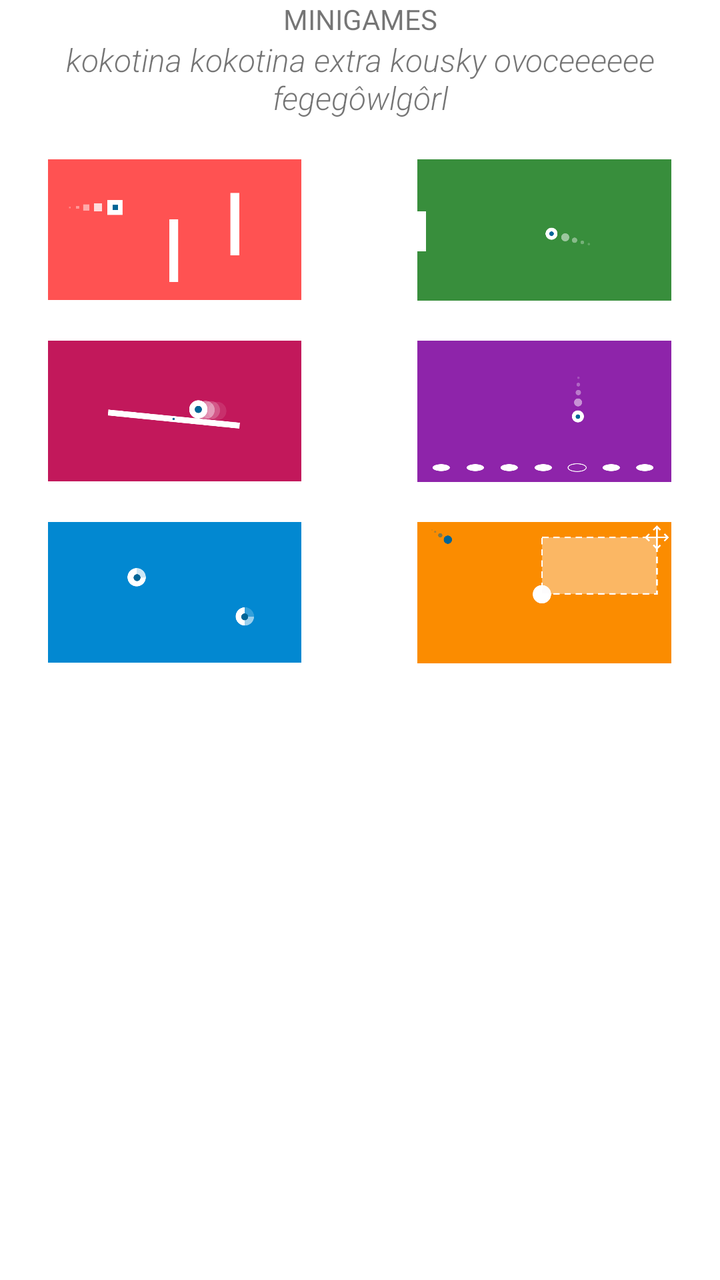
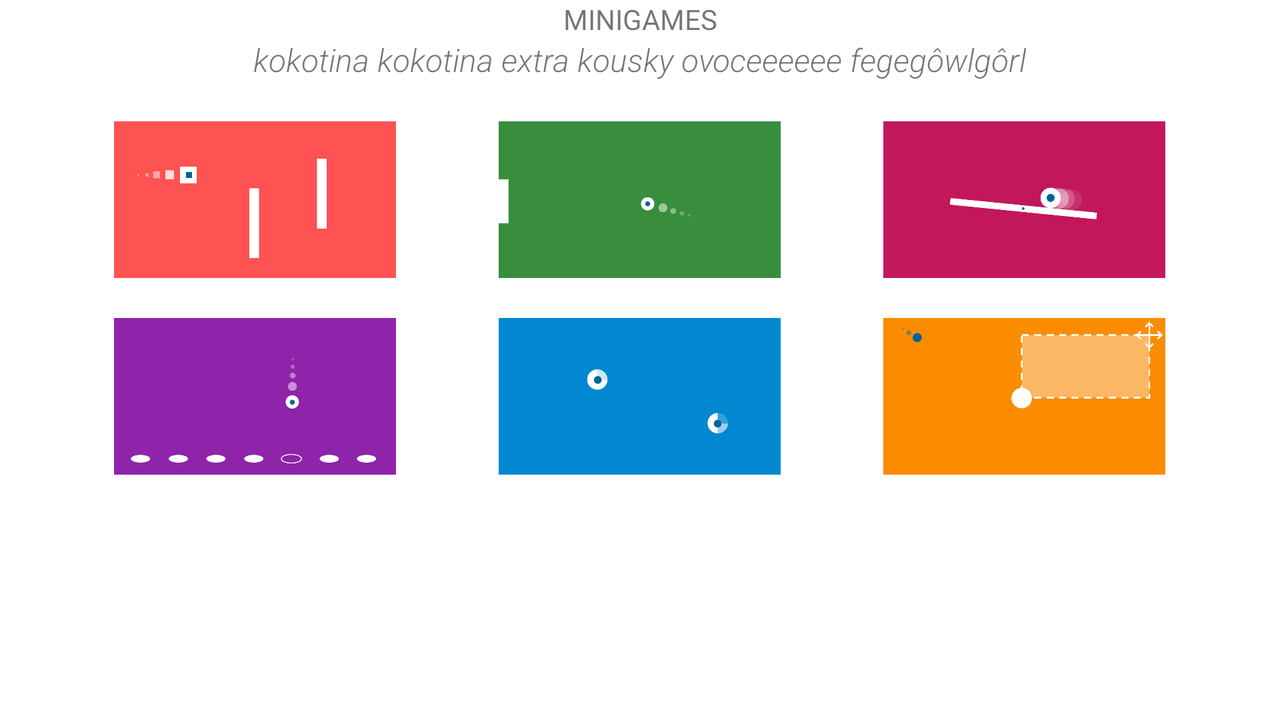

One screen, two layout resources from the same app: the default and the repository's alternative for another configuration. Each is rendered where Android would select it; the XML of both is given below.
<!-- AndroidManifest.xml: fallback theme Theme.MaterialComponents.DayNight.NoActionBar -->
<!-- res/layout/cust_minigames_layout.xml -->
<?xml version="1.0" encoding="utf-8"?>
<ScrollView
    xmlns:android="http://schemas.android.com/apk/res/android"
    xmlns:tools="http://schemas.android.com/tools"
    android:id="@+id/customize_minigames_scroll_container"
    android:layout_width="match_parent"
    android:layout_height="match_parent">

  <LinearLayout
      android:id="@+id/customize_minigames_container"
      android:layout_width="match_parent"
      android:layout_height="wrap_content"
      android:orientation="vertical"
      android:gravity="center_horizontal"
      >

    <TextView
        android:id="@+id/header"
        style="@style/TextView.Header"
        tools:text="MINIGAMES"
        android:text="@string/cc_minigames_tab_name"
        android:layout_gravity="center_horizontal"
        android:gravity="center_horizontal"
        android:layout_width="match_parent"
        android:layout_height="wrap_content"
        />

    <TextView
        android:id="@+id/text"
        android:text="@string/cc_minigames_tab_text"
        tools:text="kokotina kokotina extra kousky ovoceeeeee fegegôwlgôrl"
        android:paddingLeft="@dimen/list_item_achievements_paddingHorizontal_small"
        android:paddingRight="@dimen/list_item_achievements_paddingHorizontal_small"
        android:paddingBottom="@dimen/list_item_achievements_paddingHorizontal_small"
        android:gravity="center_horizontal"
        android:layout_width="wrap_content"
        android:layout_height="wrap_content"
        android:fontFamily="sans-serif-light"
        android:textStyle="italic"
        android:textSize="@dimen/list_item_achievements_row2_textSize"
        />

    <LinearLayout
        android:layout_width="match_parent"
        android:layout_height="wrap_content"
        android:orientation="horizontal">

      <View
          android:layout_width="0dp"
          android:layout_height="wrap_content"
          android:layout_weight="1"
          />

      <ImageView
          android:id="@+id/bird"
          tools:src="@drawable/icon_minigame_bird"
          android:layout_width="0dp"
          android:layout_height="wrap_content"
          android:layout_margin="10dp"
          android:layout_weight="9"
          android:scaleType="fitXY"
          android:adjustViewBounds="true"
          />

      <View
          android:layout_width="10dp"
          android:layout_height="wrap_content"
          android:layout_weight="2"
          />

      <ImageView
          android:id="@+id/bouncer"
          tools:src="@drawable/icon_minigame_bouncer"
          android:layout_width="0dp"
          android:layout_height="wrap_content"
          android:layout_margin="10dp"
          android:layout_weight="9"
          android:scaleType="fitXY"
          android:adjustViewBounds="true"
          />

      <View
          android:layout_width="0dp"
          android:layout_height="wrap_content"
          android:layout_weight="1"
          />

    </LinearLayout>

    <LinearLayout
        android:layout_width="match_parent"
        android:layout_height="wrap_content"
        android:orientation="horizontal">

      <View
          android:layout_width="0dp"
          android:layout_height="wrap_content"
          android:layout_weight="1"
          />

          
      <ImageView
          android:id="@+id/balance"
          android:layout_width="0dp"
          tools:src="@drawable/icon_minigame_balance"
          android:layout_height="wrap_content"
          android:layout_margin="10dp"
          android:layout_weight="9"
          android:scaleType="fitXY"
          android:adjustViewBounds="true"
          />

      <View
          android:layout_width="10dp"
          android:layout_height="wrap_content"
          android:layout_weight="2"
          />

      <ImageView
          android:id="@+id/catcher"
          tools:src="@drawable/icon_minigame_catcher"
          android:layout_width="0dp"
          android:layout_height="wrap_content"
          android:layout_margin="10dp"
          android:layout_weight="9"
          android:scaleType="fitXY"
          android:adjustViewBounds="true"
          />

      <View
          android:layout_width="0dp"
          android:layout_height="wrap_content"
          android:layout_weight="1"
          />
    </LinearLayout>

    <LinearLayout
        android:layout_width="match_parent"
        android:layout_height="wrap_content"
        android:orientation="horizontal">

      <View
          android:layout_width="0dp"
          android:layout_height="wrap_content"
          android:layout_weight="1"
          />

      <ImageView
          android:id="@+id/gatherer"
          tools:src="@drawable/icon_minigame_gatherer"
          android:layout_height="wrap_content"
          android:layout_width="0dp"
          android:layout_margin="10dp"
          android:layout_weight="9"
          android:scaleType="fitXY"
          android:adjustViewBounds="true"
          />

      <View
          android:layout_width="10dp"
          android:layout_height="wrap_content"
          android:layout_weight="2"
          />

      <ImageView
          android:id="@+id/invader"
          tools:src="@drawable/icon_minigame_invader"
          android:layout_height="wrap_content"
          android:layout_width="0dp"
          android:layout_margin="10dp"
          android:layout_weight="9"
          android:scaleType="fitXY"
          android:adjustViewBounds="true"
          />

      <View
          android:layout_width="0dp"
          android:layout_height="wrap_content"
          android:layout_weight="1"
          />
    </LinearLayout>

  </LinearLayout>
</ScrollView>
<!-- resources referenced by this layout -->
<resources>
  <dimen name="list_item_achievements_paddingHorizontal_small">10dp</dimen>
  <dimen name="list_item_achievements_row2_textSize">16sp</dimen>
  <!-- drawable icon_minigame_balance: png bitmap (drawable-nodpi, 5237 bytes) -->
  <!-- drawable icon_minigame_bird: png bitmap (drawable-nodpi, 1923 bytes) -->
  <!-- drawable icon_minigame_bouncer: png bitmap (drawable, 2805 bytes) -->
  <!-- drawable icon_minigame_catcher: png bitmap (drawable-nodpi, 4283 bytes) -->
  <!-- drawable icon_minigame_gatherer: png bitmap (drawable, 3774 bytes) -->
  <!-- drawable icon_minigame_invader: png bitmap (drawable-nodpi, 4168 bytes) -->
  <string name="cc_minigames_tab_name">MINIGAMES</string>
  <string name="cc_minigames_tab_text">Choose favorite games from your gods</string>
</resources>
<!-- res/layout-land/cust_minigames_layout.xml (the repository's variant of the layout above) -->
<!-- drawn on the phone turned sideways -->
<?xml version="1.0" encoding="utf-8"?>
<ScrollView
    xmlns:android="http://schemas.android.com/apk/res/android"
    xmlns:tools="http://schemas.android.com/tools"
    android:id="@+id/customize_minigames_scroll_container"
    android:layout_width="match_parent"
    android:layout_height="match_parent">

  <LinearLayout
      android:id="@+id/customize_minigames_container"
      android:layout_width="match_parent"
      android:layout_height="wrap_content"
      android:orientation="vertical"
      android:gravity="center_horizontal"
      >

    <TextView
        android:id="@+id/header"
        style="@style/TextView.Header"
        tools:text="MINIGAMES"
        android:text="@string/cc_minigames_tab_name"
        android:layout_gravity="center_horizontal"
        android:gravity="center_horizontal"
        android:layout_width="match_parent"
        android:layout_height="wrap_content"
        />

    <TextView
        android:id="@+id/text"
        android:text="@string/cc_minigames_tab_text"
        tools:text="kokotina kokotina extra kousky ovoceeeeee fegegôwlgôrl"
        android:gravity="center_horizontal"
        android:layout_width="wrap_content"
        android:layout_height="wrap_content"
        android:paddingLeft="@dimen/list_item_achievements_paddingHorizontal_small"
        android:paddingRight="@dimen/list_item_achievements_paddingHorizontal_small"
        android:paddingBottom="@dimen/list_item_achievements_paddingHorizontal_small"
        android:fontFamily="sans-serif-light"
        android:textStyle="italic"
        android:textSize="@dimen/list_item_achievements_row2_textSize"
        />

    <LinearLayout
        android:layout_width="match_parent"
        android:layout_height="wrap_content"
        android:orientation="horizontal">

      <View
          android:layout_width="0dp"
          android:layout_height="wrap_content"
          android:layout_weight="3"
          />

      <ImageView
          android:id="@+id/bird"
          android:src="@drawable/icon_minigame_bird"
          android:layout_width="0dp"
          android:layout_height="wrap_content"
          android:layout_margin="10dp"
          android:layout_weight="9"
          android:scaleType="fitXY"
          android:adjustViewBounds="true"
          />

      <View
          android:layout_width="0dp"
          android:layout_height="wrap_content"
          android:layout_weight="2"
          />

      <ImageView
          android:id="@+id/bouncer"
          android:src="@drawable/icon_minigame_bouncer"
          android:layout_width="0dp"
          android:layout_height="wrap_content"
          android:layout_margin="10dp"
          android:layout_weight="9"
          android:scaleType="fitXY"
          android:adjustViewBounds="true"
          />

      <View
          android:layout_width="0dp"
          android:layout_height="wrap_content"
          android:layout_weight="2"
          />

      <ImageView
          android:id="@+id/balance"
          android:src="@drawable/icon_minigame_balance"
          android:layout_width="0dp"
          android:layout_height="wrap_content"
          android:layout_margin="10dp"
          android:layout_weight="9"
          android:scaleType="fitXY"
          android:adjustViewBounds="true"
          />

        <View
            android:layout_width="0dp"
            android:layout_height="wrap_content"
            android:layout_weight="3"
            />

    </LinearLayout>

    <LinearLayout
        android:layout_width="match_parent"
        android:layout_height="wrap_content"
        android:orientation="horizontal">

      <View
          android:layout_width="0dp"
          android:layout_height="wrap_content"
          android:layout_weight="3"
          />

      <ImageView
          android:id="@+id/catcher"
          android:src="@drawable/icon_minigame_catcher"
          android:layout_width="0dp"
          android:layout_height="wrap_content"
          android:layout_margin="10dp"
          android:layout_weight="9"
          android:scaleType="fitXY"
          android:adjustViewBounds="true"
          />

      <View
          android:layout_width="0dp"
          android:layout_height="wrap_content"
          android:layout_weight="2"
          />


      <ImageView
          android:id="@+id/gatherer"
          android:src="@drawable/icon_minigame_gatherer"
          android:layout_height="wrap_content"
          android:layout_width="0dp"
          android:layout_margin="10dp"
          android:layout_weight="9"
          android:scaleType="fitXY"
          android:adjustViewBounds="true"
          />


      <View
          android:layout_width="0dp"
          android:layout_height="wrap_content"
          android:layout_weight="2"
          />

      <ImageView
          android:id="@+id/invader"
          android:src="@drawable/icon_minigame_invader"
          android:layout_height="wrap_content"
          android:layout_width="0dp"
          android:layout_margin="10dp"
          android:layout_weight="9"
          android:scaleType="fitXY"
          android:adjustViewBounds="true"
          />

      <View
          android:layout_width="0dp"
          android:layout_height="wrap_content"
          android:layout_weight="3"
          />
    </LinearLayout>


  </LinearLayout>
</ScrollView>
